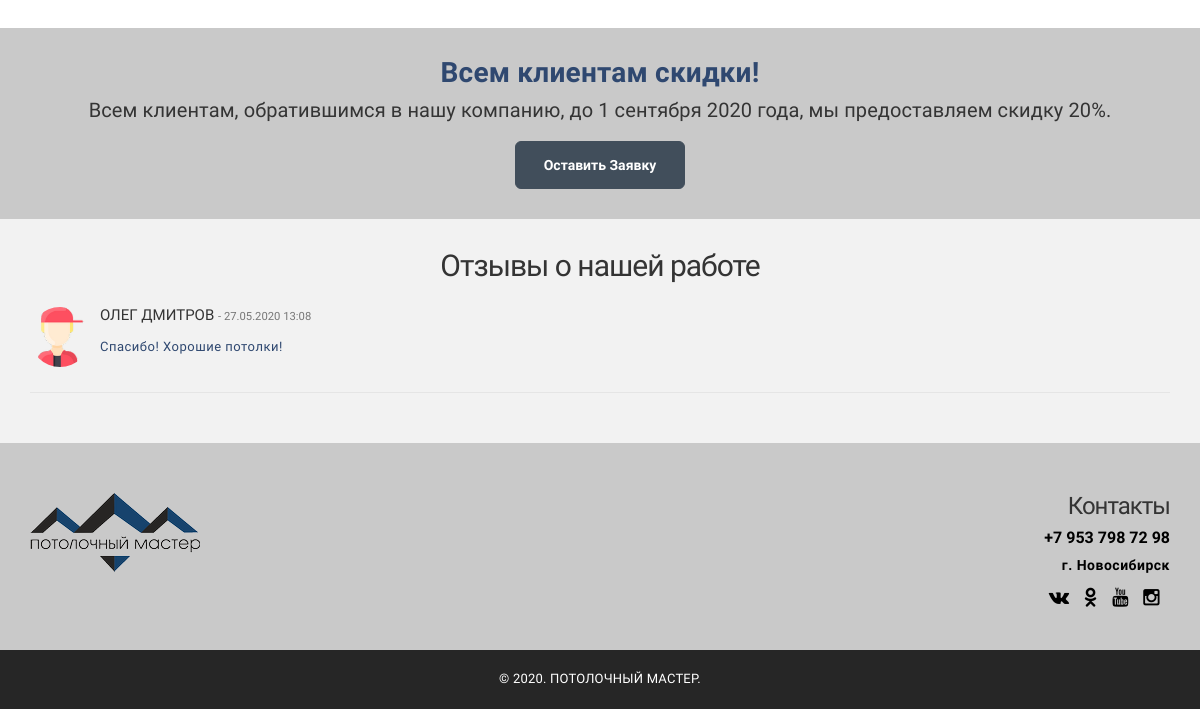
Page /index (lower part) on the earlier database version.
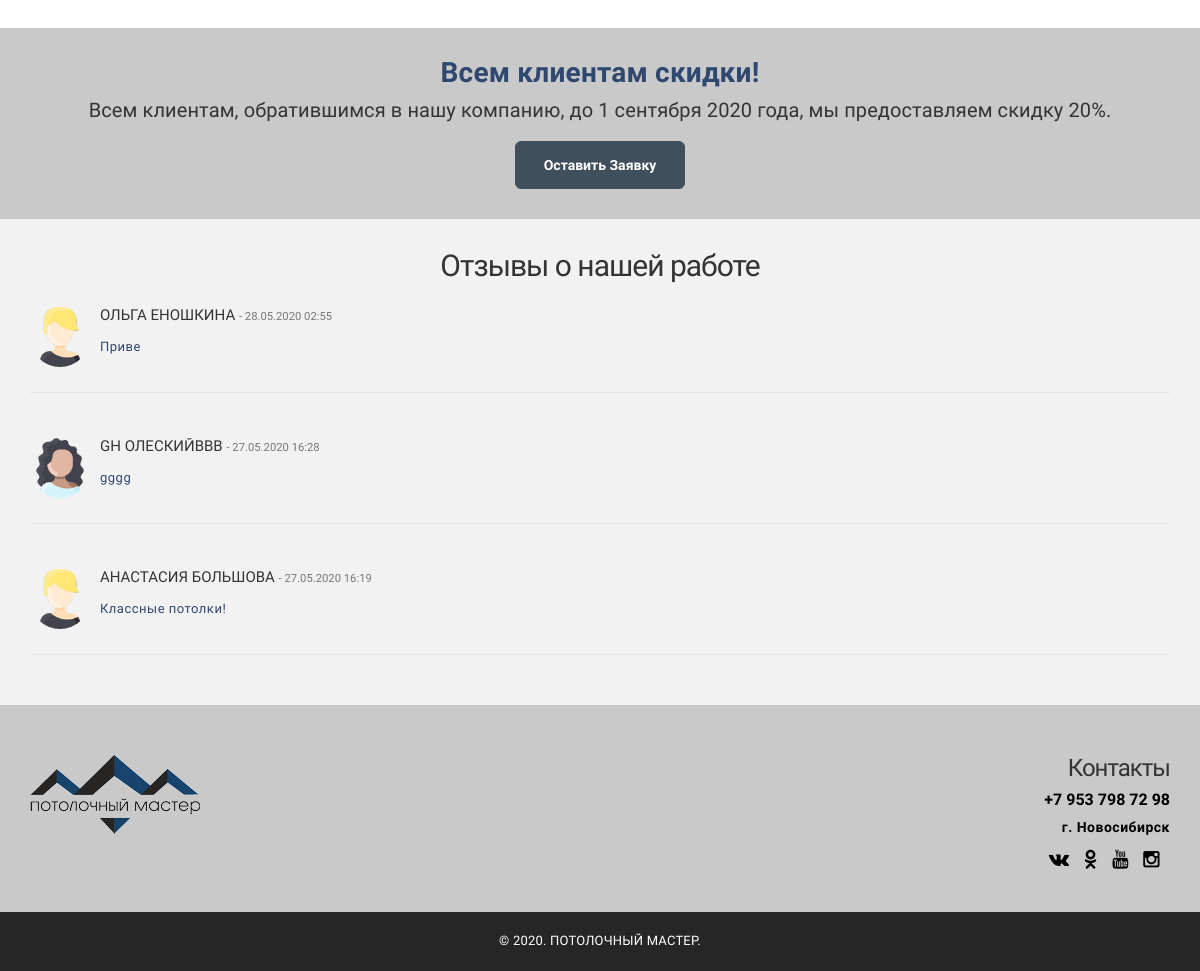
Same page on the later database version.
### dipapp/models.py (models this page shows)
class Review(models.Model):
    name = models.CharField(max_length=20)
    surname = models.CharField(max_length=20)
    text = models.CharField(max_length=100)
    date = models.DateField(default=datetime.now(), blank=True)
    created_at = models.DateTimeField(auto_now_add=True)
    image = models.FilePathField(max_length=20)

### dipapp/views.py (the view)
# urls.py: path('index', views.index),
def index(request):
    userform = UserForm()
    review = Review.objects.all().order_by('-created_at')
    order = Order.objects.all()
    return render(request, "index.html", {"form": userform, "review": review})

### templates/dipapp/index.html (shortened to what this page needs)
<!DOCTYPE html>
<html lang="en">
{% load staticfiles %}
{% load bootstrap_tags %}
{% load tz %}
<head>
    <link rel="stylesheet" href="{% static 'css/bootstrap.min.css' %}"/>
    <link rel="stylesheet" href="{% static 'css/icons/fontawesome/css/style.css' %}"/>
    <link rel="stylesheet" href="{% static 'css/icons/style.css' %}"/>
    <link rel="stylesheet" href="{% static 'css/icons/icon2/style.css' %}"/>
    <link rel="stylesheet" href="{% static 'js/vendors/swipebox/css/swipebox.min.css' %}"/>
    <link rel="stylesheet" href="{% static 'css/ilmosys-icons.css' %}"/>
    <link rel="stylesheet" href="{% static 'js/jquery.carousel.fullscreen.js' %}"/>
    <link rel="stylesheet" href="{%static 'js/vendors/slick/slick.css' %}"/>
    <link rel="stylesheet" href="{%static 'css/style.css' %}"/>
    <link rel="stylesheet" href="https://bootstraptema.ru/snippets/slider/2016/cfb/jquery.carousel.fullscreen.css"/>
    <link rel="stylesheet" href="{% static 'css/jquery.carousel.fullscreen.css' %}"/>
</head>
<body id="page-top">
<div class="body">
    <section class="parallax1 text-center">
        <div class="advantages">
            <div class="container">
                <div class="row">
                    <div class="col-md-12">
                        <h3>Всем клиентам скидки!</h3>
                        <h4>Всем клиентам, обратившимся в нашу компанию, до 1 сентября 2020 года, мы предоставляем скидку 20%.</h4>
                        <button type="button" class="btn btn-lg btn-dark" data-toggle="modal" data-target="#orderModal">Оставить заявку</button>
                    </div>
                </div>
            </div>
        </div>
    </section>
    <div class="testimonials-white">
        <div class="container">
            <div class="row">
                <div class="col-md-12">
                    <article>
                        <h2 class="post-title text-center">Отзывы о нашей работе</h2>
                    </article>
                    <div class="comments">
                        {% if review.count > 0 %}
                        {% for rev in review|slice:":3" %}
                        <div class="media v-align-children">
                            <a class="pull-left">
                                <img class="media-object" src="{% static rev.image %}" alt="">
                            </a>
                            <div class="media-body">
                                <h4 class="media-heading">{{ rev.name }} {{ rev.surname }}
                                    <small>- {{ rev.created_at|localtime|date:"d.m.Y H:i" }}</small>
                                </h4>
                                {{ rev.text }}
                            </div>
                        </div>
                        {% endfor %}
                        {% else %}
                        <h4>Пока нет ни одного отзыва.</h4>
                        <div class="space30"></div>
                        {% endif %}
                    </div>
                </div>
            </div>
        </div>
    </div>
    <footer class="footer2" id="footer2">
        <div class="container">
            <div class="row">
                <div class="col-md-7">
                    <a href="index-2.html" class="footer-logo"><img src="{% static 'images/logo.png' %}"/></a>
                </div>
                <div class="col-md-5 right-align">
                    <h3>Контакты</h3>
                    <h5>+7 953 798 72 98</h5>
                    <p>г. Новосибирск</p>
                    <div class="footer-social space10">
                        <a href="#" class="fa fa-vk"></a>
                        <a href="#" class="fa fa-odnoklassniki"></a>
                        <a href="#" class="fa fa-youtube"></a>
                        <a href="#" class="fa fa-instagram"></a>
                    </div>
                </div>
            </div>
        </div>
    </footer>
    <div class="footer-copy">
        <div class="container">
            &copy; 2020. Потолочный мастер.
        </div>
    </div>
</div>
</body>
</html>

Differences in the rows shown:
no longer on this page (row unchanged): Review: image (picture), name "ОЛЕГ", surname "ДМИТРОВ", created_at "27.05.2020 13:08", text "Спасибо! Хорошие потолки!"
added Review: image (picture), name "ОЛЬГА", surname "ЕНОШКИНА", created_at "28.05.2020 02:55", text "Приве"
added Review: image (picture), name "GH", surname "ОЛЕСКИЙBBB", created_at "27.05.2020 16:28", text "gggg"
added Review: image (picture), name "АНАСТАСИЯ", surname "БОЛЬШОВА", created_at "27.05.2020 16:19", text "Классные потолки!"
